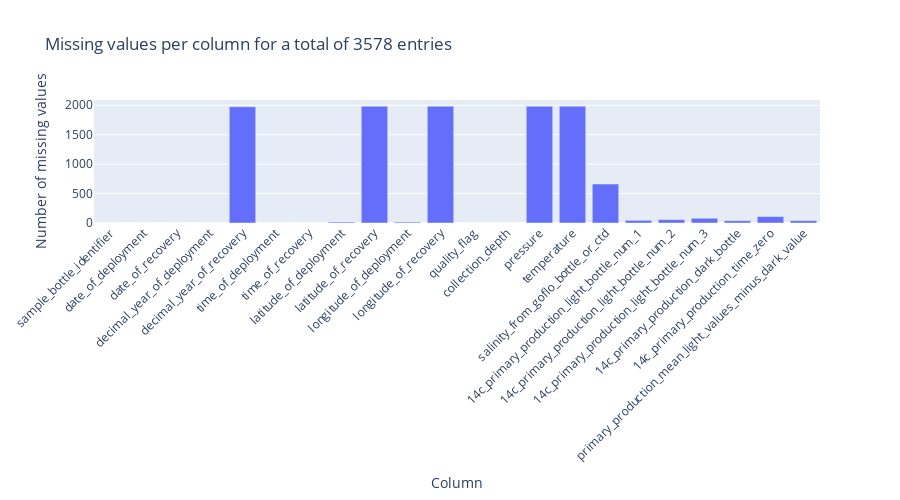

Write notebook code for a chart like this one.
### Code cell
fig = (
    raw_data.isna()
    .sum()
    .plot(
        kind="bar",
        title=f"Missing values per column for a total of {len(raw_data)} entries",
        labels=dict(
            index="Column",
            value="Number of missing values",
        ),
    )
)
# Rotate x-axis labels by 45 degrees
fig.update_xaxes(tickangle=-45)
# multiply the figure ratio of height by 2
fig.update_layout(height=500)
# Remove legend
fig.update_layout(showlegend=False)
fig.show()

### Figure 1 — Plotly figure (JSON) as saved in the notebook; plotly's stock layout.template omitted (floating-point values rounded to 4 significant figures)
{"data": [{"alignmentgroup": "True", "hovertemplate": "variable=0<br>Column=%{x}<br>Number of missing values=%{y}<extra></extra>", "legendgroup": "0", "marker": {"color": "#636efa", "pattern": {"shape": ""}}, "name": "0", "offsetgroup": "0", "orientation": "v", "showlegend": true, "textposition": "auto", "type": "bar", "x": ["sample_bottle_identifier", "date_of_deployment", "date_of_recovery", "decimal_year_of_deployment", "decimal_year_of_recovery", "time_of_deployment", "time_of_recovery", "latitude_of_deployment", "latitude_of_recovery", "longitude_of_deployment", "longitude_of_recovery", "quality_flag", "collection_depth", "pressure", "temperature", "salinity_from_goflo_bottle_or_ctd", "14c_primary_production_light_bottle_num_1", "14c_primary_production_light_bottle_num_2", "14c_primary_production_light_bottle_num_3", "14c_primary_production_dark_bottle", "14c_primary_production_time_zero", "primary_production_mean_light_values_minus_dark_value"], "xaxis": "x", "y": [0, 0, 0, 0, 1976, 0, 0, 16, 1984, 16, 1984, 0, 0, 1984, 1985, 662, 45, 57, 80, 39, 109, 40], "yaxis": "y"}], "layout": {"barmode": "relative", "height": 500, "legend": {"title": {"text": "variable"}, "tracegroupgap": 0}, "showlegend": false, "title": {"text": "Missing values per column for a total of 3578 entries"}, "xaxis": {"anchor": "y", "domain": [0, 1], "tickangle": -45, "title": {"text": "Column"}}, "yaxis": {"anchor": "x", "domain": [0, 1], "title": {"text": "Number of missing values"}}}}
